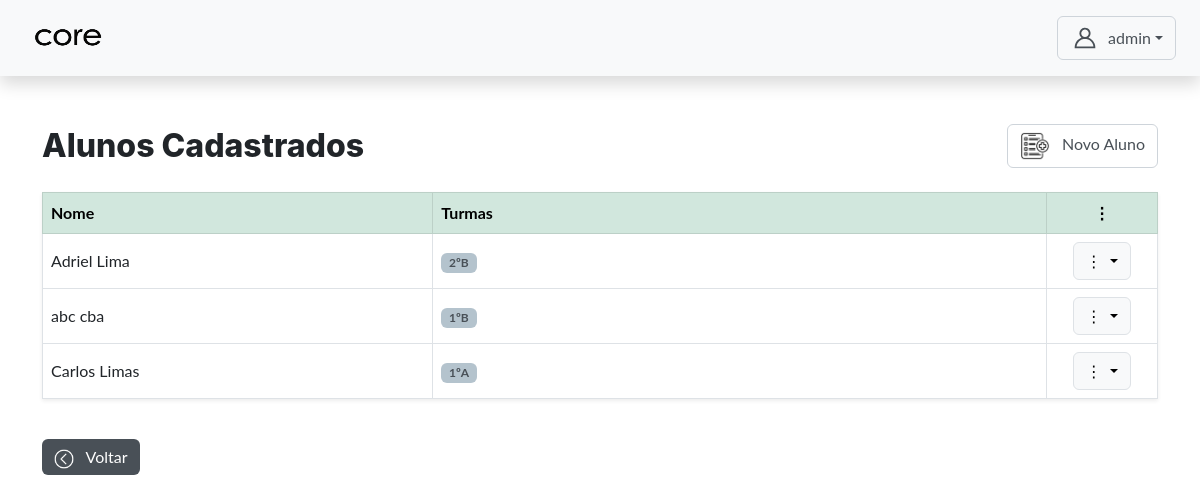
The page /aluno_turma/admin/aluno_crud/alunos/ (signed in) on the database as committed earlier.
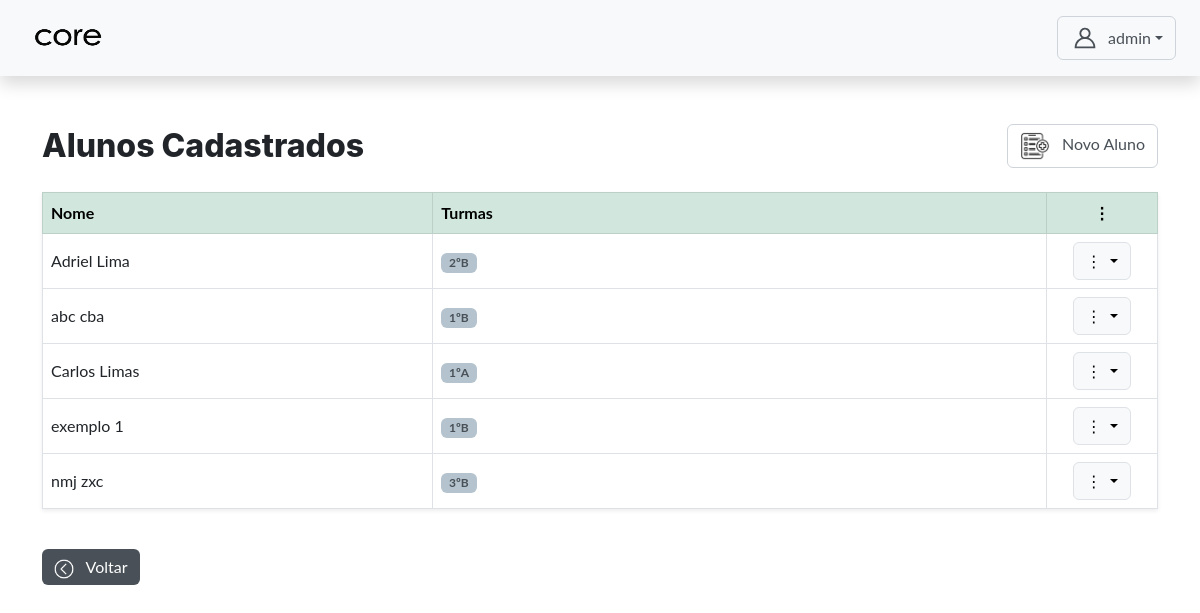
The same page on the database as committed later.
### core/models.py (models this page shows, shortened)
class CustomUser(AbstractUser):
    TIPO_CHOICES = (
        ('admin', 'Admin'),
        ('professor', 'Professor'),
        ('aluno', 'Aluno'),
    )
    tipo = models.CharField(max_length=10, choices=TIPO_CHOICES, default='admin')
    data_nascimento = models.DateField(null=True, blank=True)
    cpf = models.CharField(max_length=14, unique=True, null=True, blank=True)
    rg = models.CharField(max_length=12, unique=True, null=True, blank=True)
    SEXO_CHOICES = [
    ('M', 'Masculino'),
    ('F', 'Feminino'),
]
    COR_PELE_CHOICES = [
    ('branca', 'Branca'),
    ('preta', 'Preta'),
    ('parda', 'Parda'),
    ('amarela', 'Amarela'),
    ('indigena', 'Indígena'),
]
    sexo = models.CharField(max_length=1, choices=SEXO_CHOICES, null=True, blank=True)
    cor_pele = models.CharField(max_length=20, choices=COR_PELE_CHOICES, null=True, blank=True)
    senha_temporaria = models.BooleanField(default=False)

class AlunoTurma(models.Model):
    aluno = models.ForeignKey(CustomUser, on_delete=models.CASCADE, limit_choices_to={'tipo': 'aluno'})
    turma = models.ForeignKey(Turma, on_delete=models.CASCADE)
    data_matricula = models.DateField(auto_now_add=True)
    ano_letivo = models.CharField(max_length=10, blank=True, null=True)
    class Meta:
        unique_together = ('aluno', 'turma')

class Turma(models.Model):
    nome = models.CharField(max_length=50, unique=True)

### aluno_turma/views.py (the view)
# urls.py: path('admin/aluno_crud/alunos/', views.gerenciar_alunos, name='gerenciar_alunos'),
@login_required
@role_required('admin')
def gerenciar_alunos(request):
    alunos = CustomUser.objects.filter(tipo='aluno').prefetch_related('alunoturma_set__turma')
    return render(request, 'admin/aluno_crud/gerenciar_alunos.html', {'alunos': alunos})

### templates/admin/aluno_crud/gerenciar_alunos.html (shortened to what this page needs)
{% extends 'base4.html' %}
{% load static %}
  {% block content %}
    <div class="d-flex justify-content-between align-items-center mb-4">
      <h2 class="mb-0">Alunos Cadastrados</h2>
      <a href="{% url 'cadastrar_aluno' %}" class="btn btn-outline-secondary">
        <img src="{%static 'assets/img/cadastrar.png'%}" width='30px' height='30px' class="me-2">
        Novo Aluno
      </a>
    </div>
    <table class="table table-bordered align-middle shadow-sm">
      <thead class="table-success">
        <tr>
          <th class="coluna-nome">Nome</th>
          <th>Turmas</th>
          <th class="text-center">⋮</th>
        </tr>
      </thead>
      <tbody>
        {% for aluno in alunos %}
        <tr>
          <td>{{ aluno.get_full_name }}</td>
          <td>
            {% if aluno.alunoturma_set.all %}
              {% for vinculo in aluno.alunoturma_set.all %}
                <span class="badge bg-primary text-dark">{{ vinculo.turma.nome }}</span>
              {% endfor %}
            {% else %}
              <span class="text-muted">Nenhuma</span>
            {% endif %}
          </td>
          <td class="text-center coluna-acoes">
            <div class="dropdown">
              <button class="btn btn-light border dropdown-toggle" data-bs-toggle="dropdown">
                ⋮
              </button>
            </div>
          </td>
        </tr>
        {% empty %}
        <tr>
          <td colspan="3" class="text-center text-muted">Nenhum aluno cadastrado.</td>
        </tr>
        {% endfor %}
      </tbody>
    </table>
    <a href="{% url 'admin_dashboard' %}" class="btn btn-secondary mt-4">
      <img src="{%static 'assets/img/voltar.png'%}" width='20px' height='20px' class="me-2">
      Voltar
    </a>
  {% endblock content %}

Rows that differ between the two databases and show on the page:
added CustomUser: get_full_name "exemplo 1"
added AlunoTurma: turma.nome "1ºB", shown under "exemplo 1"
added CustomUser: get_full_name "nmj zxc"
added AlunoTurma: turma.nome "3ºB", shown under "nmj zxc"
